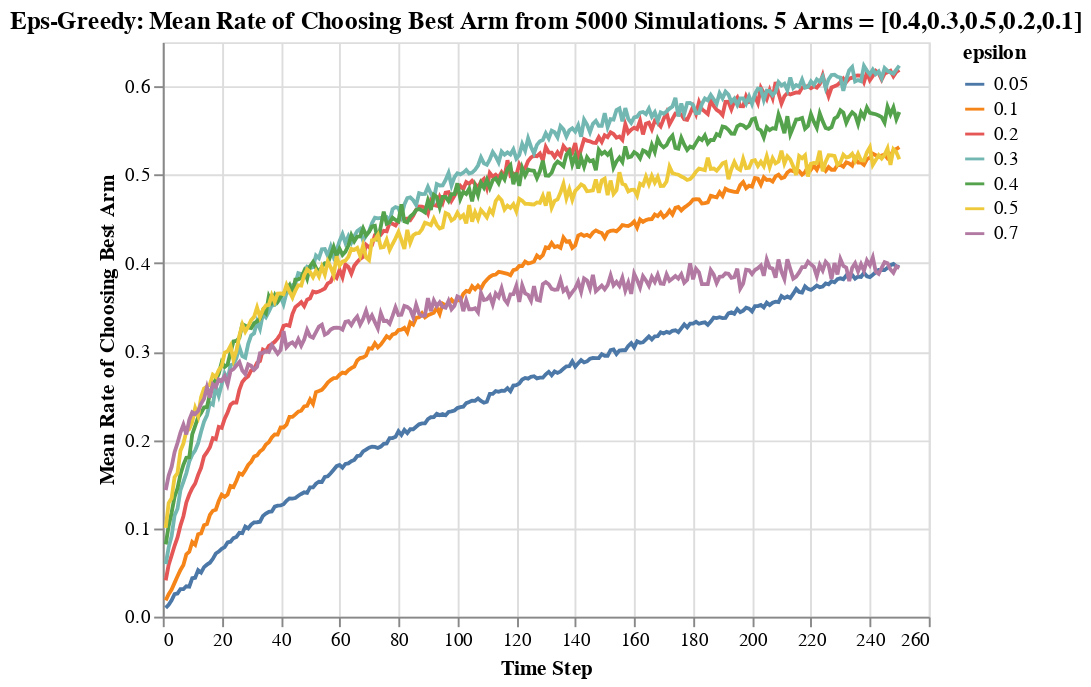

This figure's notebook cell:
### Code cell
alt.Chart(df_chose_correctly).mark_line().encode(
    alt.X("step:Q", title = "Time Step"),
    alt.Y("chose_correct:Q", title = "Mean Rate of Choosing Best Arm"),
    color = alt.Color("epsilon:N")
).properties(
    title = "Eps-Greedy: Mean Rate of Choosing Best Arm from 5000 Simulations. 5 Arms = [0.4,0.3,0.5,0.2,0.1]",
)

### Figure 1 — Vega-Lite specification as saved in the notebook (floating-point values rounded to 4 significant figures; data arrays with more than 128 entries replaced by an {"elided": "..."} marker saying what was removed)
{"config": {"view": {"continuousWidth": 400, "continuousHeight": 300}}, "data": {"name": "data-9a28625d610db86272373f7d3c6cb8b7"}, "mark": "line", "encoding": {"color": {"type": "nominal", "field": "epsilon"}, "x": {"type": "quantitative", "field": "step", "title": "Time Step"}, "y": {"type": "quantitative", "field": "chose_correct", "title": "Mean Rate of Choosing Best Arm"}}, "title": "Eps-Greedy: Mean Rate of Choosing Best Arm from 5000 Simulations. 5 Arms = [0.4,0.3,0.5,0.2,0.1]", "$schema": "https://vega.github.io/schema/vega-lite/v4.8.1.json", "datasets": {"data-9a28625d610db86272373f7d3c6cb8b7": {"elided": "1750 records"}}}
